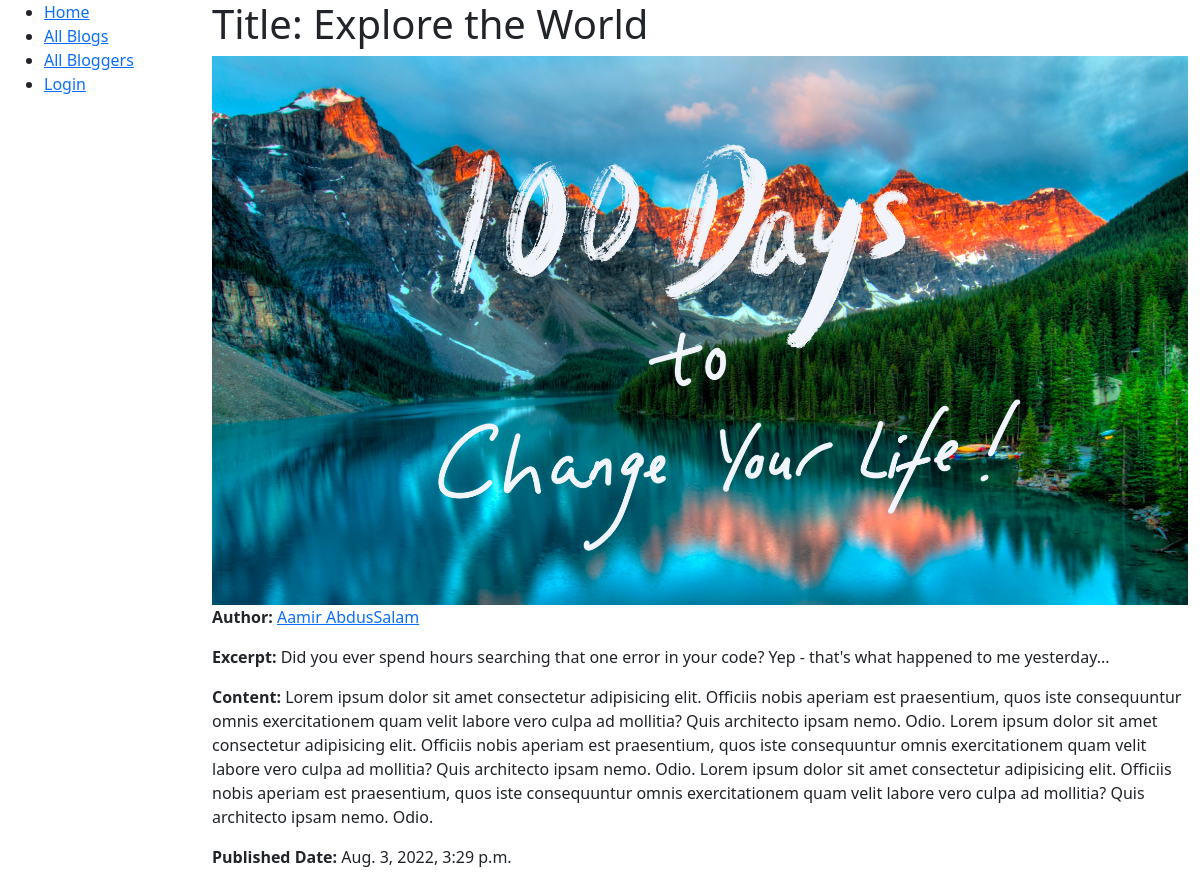
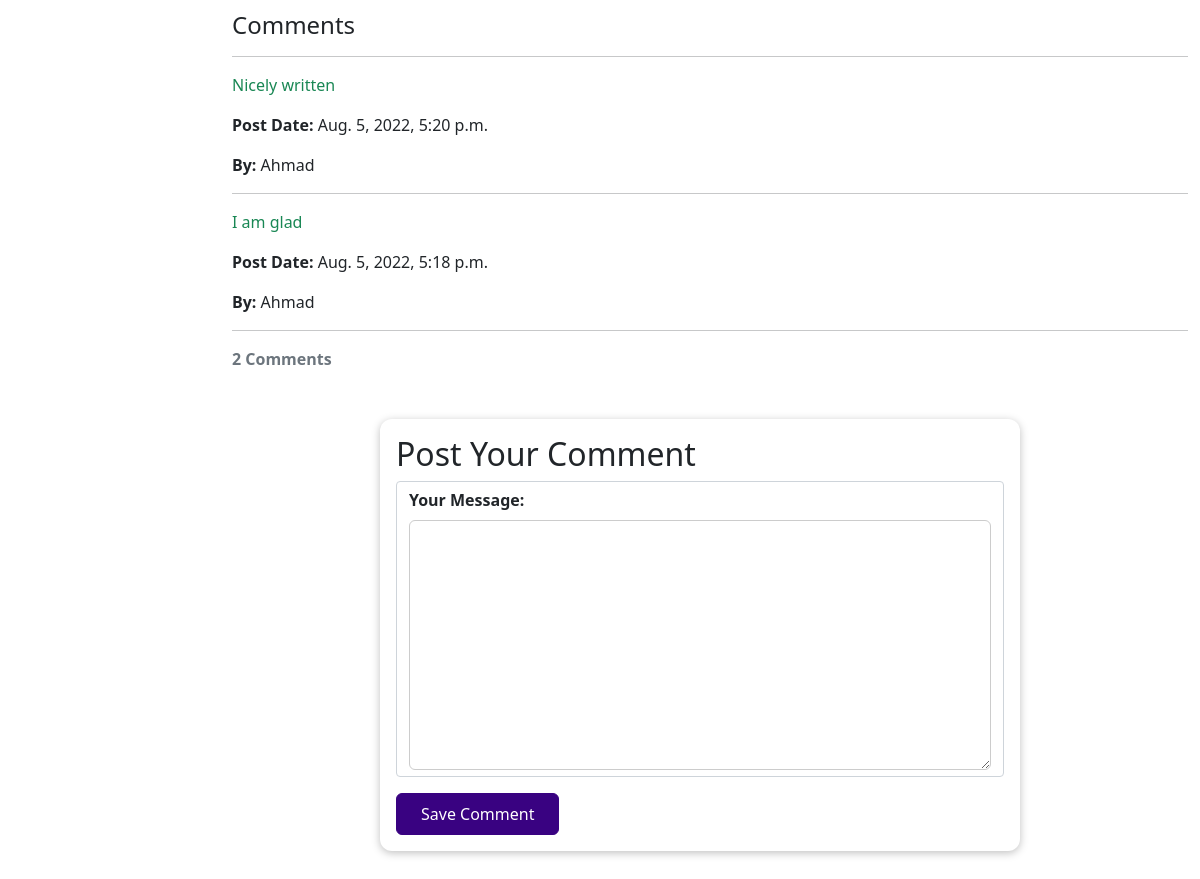
The app's page /blog/explore-the-world with its own data (2 pictures, top to bottom).
### blog/models.py (models this page shows, shortened)
class Blog(models.Model):
    title = models.CharField(max_length=150)
    excerpt = models.CharField(max_length=200)
    image = models.ImageField(upload_to="articles", null=True)
    post_date = models.DateTimeField(auto_now_add=True)
    updated = models.DateTimeField(auto_now=True)
    is_delete = models.BooleanField(default=False)
    slug = models.SlugField(unique=True, max_length=100, blank=True)
    content = models.TextField(validators=[MinLengthValidator(10)])
    objects = AllObjects()
    active_objects = ActiveObjects()
    author = models.ForeignKey(User, on_delete=models.SET_NULL, null=True, related_name="blogs")
    class Meta:
        ordering = ["title", "author"]
    def get_absolute_url(self):
        return reverse("blog:blog-detail", args=[str(self.slug)])

class Comment(models.Model):
    text = models.TextField(max_length=400)
    post_date = models.DateTimeField(auto_now_add=True)
    is_delete = models.BooleanField(default=False)
    comment_owner = models.ForeignKey(User, on_delete=models.SET_NULL, null="True", related_name="comments", editable=False)
    blog = models.ForeignKey(Blog, on_delete=models.CASCADE, related_name="comments", editable=False)
    objects = AllObjects()
    active_comments = ActiveObjects()
    class Meta:
        ordering = ["post_date"]

### blog/views.py (the view)
# urls.py: path('<slug:slug>', views.BlogPostDetailPage.as_view(), name="blog-detail"),
class BlogPostDetailPage(DetailView):
    model = Blog
    def get_context_data(self, **kwargs):
        blog = Blog.objects.get(slug=self.kwargs.get("slug"))
        current_user = self.request.user
        if self.request.user != blog.author:
            comments = Comment.active_comments.filter(blog=blog).order_by("-post_date")
        else:
            comments = Comment.objects.filter(blog=blog).order_by("-post_date")
        context = super(BlogPostDetailPage, self).get_context_data(**kwargs)
        context["comment_form"] = CommentForm()
        context["comments"] = comments
        context["current_user"] = current_user
        return context

### blog/forms.py
class CommentForm(forms.ModelForm):
    class Meta:
        model = Comment
        exclude = ["post_date", "is_delete"]
        labels = {
            "text": "Your Message",
        }

### blog/models.py (called while the page is built)
    def get_queryset(self):
        return super(ActiveObjects, self).get_queryset().filter(is_delete=False)

    def get_queryset(self):
        return super(AllObjects, self).get_queryset()

### blog/templates/blog/blog_detail.html (shortened to what this page needs)
{% extends "blog/base_generic.html" %}
{% load static %}
{% block styles %}
    <link rel="stylesheet" href="{% static "css/blog_detail.css" %}">
{% endblock %}
{% block content %}
  <h1>Title: {{ blog.title }}</h1>
  {% if blog.image.url %}
    <img class="img-fluid" src="{{ blog.image.url }}" alt="Blog Image">
  {% endif %}
  <p><strong>Author:</strong> <a href="{% url "blog:author-detail" blog.author.id %}">{{ blog.author.first_name }} {{ blog.author.last_name }}</a></p>
  <p><strong>Excerpt:</strong> {{ blog.excerpt }}</p>
  <p><strong>Content: </strong> {{ blog.content }}</p>
  <p><strong>Published Date:</strong> {{ blog.post_date }}</p>
  <div style="margin-left:20px;margin-top:20px">
    <h4>Comments</h4>
        <div class="done">
            {% for comment in comments %}
              <hr>
              <p class="text-success">
                {{ comment.text }}
              </p>
              <p><strong>Post Date:</strong> {{ comment.post_date }}</p>
              <p><strong>By:</strong> {{ comment.comment_owner.first_name }}</p>
            {% endfor %}
        </div>
        <hr>
        <p class="text-muted"><strong>{{ comments.count }} Comment{{ comments.count|pluralize }} </strong></p>
  </div>
  <section id="comment-form">
    <h2>Post Your Comment</h2>
    <form id="post-form" action="{{ blog.get_absolute_url }}" method="post">
        {% for form_field in comment_form %}
            <div class="form-control {% if form_field.errors %}invalid{% endif %}">
                {{ form_field.label_tag }}
                {{ form_field }}
            </div>
        {% endfor %}
        <button class="comments_submit">Save Comment</button>
    </form>
  </section>
{% endblock content %}

### blog/static/css/blog_detail.css (style rules this page uses)
.form-control { margin-bottom: 1rem; }
.form-control label { font-weight: bold; margin-bottom: 0.5rem; display: block; }
.form-control input, .form-control textarea { display: block; font: inherit; width: 100%; padding: 0.25rem; border-radius: 6px; border: 1px solid #ccc; }
#comment-form { max-width: 40rem; width: 90%; margin: 3rem auto; border-radius: 12px; background-color: white; box-shadow: 0 2px 8px rgba(0, 0, 0, 0.25); padding: 1rem; }
#comment-form button { font: inherit; background-color: #390281; color: white; border: 1px solid #390281; padding: 0.5rem 1.5rem; border-radius: 6px; cursor: pointer; }

### records on screen
Blog: image (picture), author.first_name "Aamir", author.last_name "AbdusSalam", excerpt "Did you ever spend hours searching that one error in your code? Yep - that's what happened to me yesterday...", content "Lorem ipsum dolor sit amet consectetur adipisicing elit. Officiis nobis aperiam est praesentium, quos iste consequuntur omnis exercitationem quam velit labore vero culpa ad mollitia? Quis architecto ipsam nemo. Odio. Lorem ipsum dolor sit amet consectetur adipisicing elit. Officiis nobis aperiam est praesentium, quos iste consequuntur omnis exercitationem quam velit labore vero culpa ad mollitia? Quis architecto ipsam nemo. Odio. Lorem ipsum dolor sit amet consectetur adipisicing elit. Officiis nobis aperiam est praesentium, quos iste consequuntur omnis exercitationem quam velit labore vero culpa ad mollitia? Quis architecto ipsam nemo. Odio.", post_date "Aug. 3, 2022, 3:29 p.m."
Comment: text "Nicely written", post_date "Aug. 5, 2022, 5:20 p.m.", comment_owner.first_name "Ahmad"
Comment: text "I am glad", post_date "Aug. 5, 2022, 5:18 p.m.", comment_owner.first_name "Ahmad"

### other values on screen
{{ comments.count }} "2"
